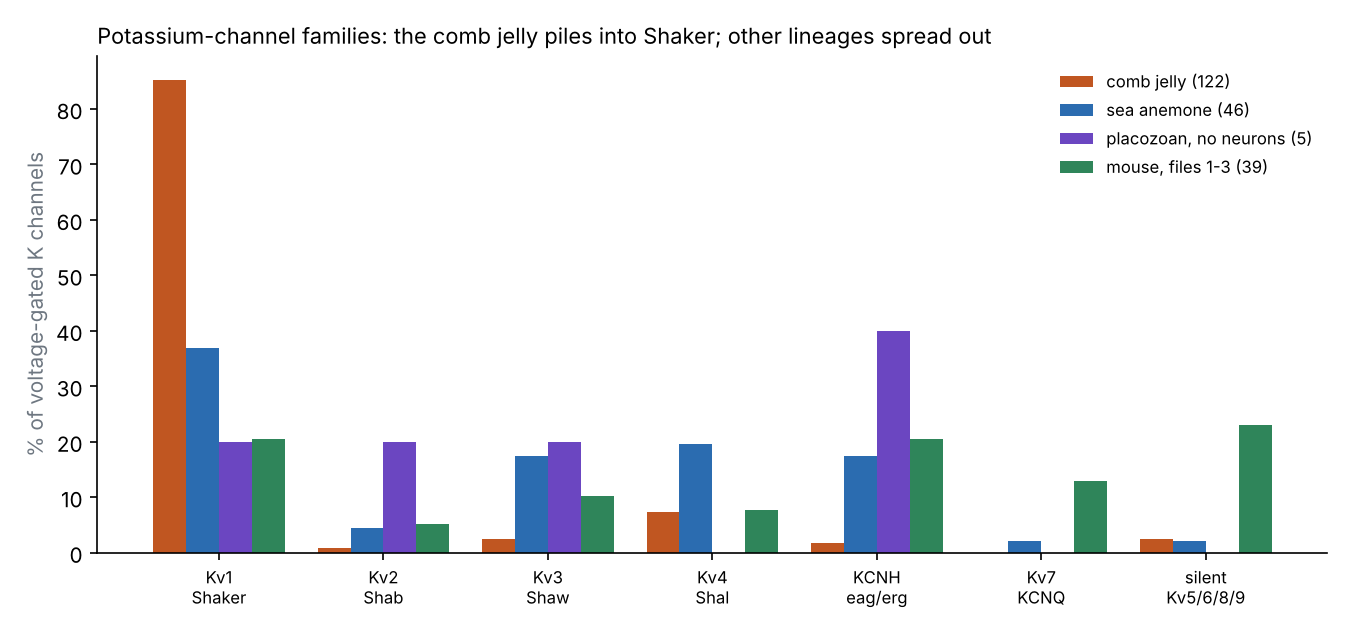

Write Python code to recreate this figure.
"""Manuscript 2, Figure 6: voltage-gated K channel subfamilies (nearest mouse channel, local aligner; mouse by gene symbol, files 1-3)."""
import matplotlib; matplotlib.use('Agg'); import matplotlib.pyplot as plt, numpy as np
fams=['Kv1\nShaker','Kv2\nShab','Kv3\nShaw','Kv4\nShal','KCNH\neag/erg','Kv7\nKCNQ','silent\nKv5/6/8/9']
data={'comb jelly (122)':[104,1,3,9,2,0,3],'sea anemone (46)':[17,2,8,9,8,1,1],'placozoan, no neurons (5)':[1,1,1,0,2,0,0],'mouse, files 1-3 (39)':[8,2,4,3,8,5,9]}
cols=['#c05621','#2b6cb0','#6b46c1','#2f855a']
fig,ax=plt.subplots(figsize=(9,4.2),dpi=150); x=np.arange(len(fams)); w=0.2
for i,(k,v) in enumerate(data.items()):
    v=np.array(v,float); ax.bar(x+(i-1.5)*w,100*v/v.sum(),w,label=k,color=cols[i])
ax.set_xticks(x); ax.set_xticklabels(fams,fontsize=8); ax.set_ylabel('% of voltage-gated K channels',color='#6e7781')
for s in ('top','right'): ax.spines[s].set_visible(False)
ax.legend(fontsize=8,frameon=False); ax.set_title('Potassium-channel families: the comb jelly piles into Shaker; other lineages spread out',fontsize=10.5,loc='left')
plt.tight_layout(); plt.savefig('figures/L3593_kfamilies.png')
